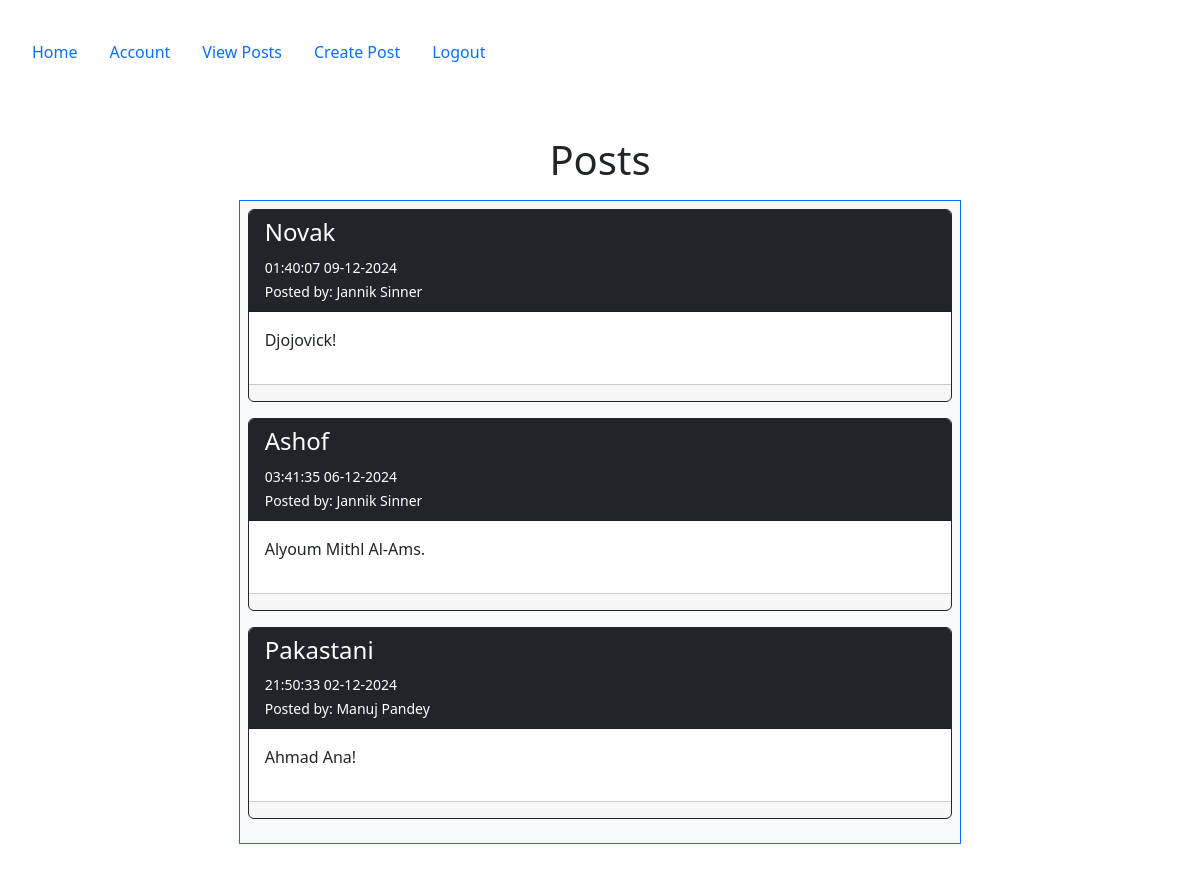
Screenshot of /posts (signed in) with the database file from the repository.
### config.py (models this page shows, shortened)
class Post(db.Model):
   __tablename__ = 'posts'
   id = db.Column(db.Integer, primary_key=True)
   userid = db.Column(db.Integer, db.ForeignKey('users.id'))
   created = db.Column(db.DateTime, nullable=False, default=datetime.utcnow)
   title_encrypted = db.Column(db.LargeBinary, nullable=False)
   body_encrypted = db.Column(db.LargeBinary, nullable=False)
   user = db.relationship("User", back_populates="posts")
   @staticmethod
   def derive_key(salt):
       return base64.urlsafe_b64encode(salt.encode('utf-8').ljust(32)[:32])
   @staticmethod
   def decrypt(data, key):
       fernet = Fernet(key)
       return fernet.decrypt(data).decode('utf-8')

class User(db.Model, UserMixin):
    __tablename__ = 'users'
    id = db.Column(db.Integer, primary_key=True)
    email = db.Column(db.String(100), nullable=False, unique=True)
    password = db.Column(db.String(128), nullable=False)
    firstname = db.Column(db.String(100), nullable=False)
    lastname = db.Column(db.String(100), nullable=False)
    phone = db.Column(db.String(100), nullable=False)
    mfa_key = db.Column(db.String(32), nullable=False, default='')  # Store MFA key
    salt = db.Column(db.String(44), nullable=False,default=lambda: base64.urlsafe_b64encode(os.urandom(32)).decode('utf-8'))
    mfa_enabled = db.Column(db.Boolean, nullable=False, default=False)  # Track if MFA is enabled
    role = db.Column(db.String(50), nullable=False, default='end_user')
    posts = db.relationship("Post", order_by=Post.id, back_populates="user")
    log = db.relationship("Log", uselist=False, back_populates="user")
    is_deleted = db.Column(db.Boolean, nullable=False, default=False)

### posts/views.py (the view)
@posts_bp.route('/posts')
@login_required
def posts():
    if current_user.role in ['db_admin', 'sec_admin']:
        abort(403)
    all_posts = Post.query.order_by(desc('id')).all()
    decrypted_posts = []
    for post in all_posts:
        try:
            encryption_key = Post.derive_key(post.user.salt)
            decrypted_post = {
                "id": post.id,
                "title": Post.decrypt(post.title_encrypted, encryption_key),
                "body": Post.decrypt(post.body_encrypted, encryption_key),
                "created": post.created,
                "user": post.user,
            }
            decrypted_posts.append(decrypted_post)
        except Exception as e:
            print(f"Decryption failed for Post ID {post.id}: {str(e)}")
            flash(f"Unable to decrypt Post ID {post.id}.", "danger")
    return render_template('posts/posts.html', posts=decrypted_posts)

### app.py (called while the page is built, shortened)
@login_manager.user_loader
def load_user(user_id):
    return User.query.get(int(user_id))

@app.before_request
def restrict_access_and_waf_function_name():
    excluded_routes = ['firewall_error', 'static']
    if request.endpoint in excluded_routes:
        return  # Skip the check for these routes
    path = request.path
    query = request.query_string.decode("utf-8")
    combined_request_data = f"{path} {query}"
    print(f"Combined Request Data: {combined_request_data}")
    for attack_type, pattern in waf_rules.items():
        if pattern.search(combined_request_data):
            print(f"Detected Attack Type: {attack_type} | Data: {combined_request_data}")
            flash(f"Attack detected: {attack_type}", "danger")
            return redirect(url_for('firewall_error', attack_type=attack_type))

### templates/posts/posts.html (shortened to what this page needs)
{% extends "base.html" %}
{% block content %}
    <div class="container">
        <h1>Posts</h1>
        <div class="p-2 row">
            <div class="col-2"></div>
            <div class="col-8">
                <div class="p-2 bg-light border border-primary" style="text-align: left">
                    {% for post in posts %}
                        <div class="card border border-dark mb-3">
                            <div class="card-header bg-dark text-white">
                                <h4>{{ post.title }}</h4>
                                <small>{{ post.created.strftime('%H:%M:%S %d-%m-%Y') }}</small>
                                <br>
                                <small>
                                    Posted by: {{ post.user.firstname }} {{ post.user.lastname }}
                                </small>
                            </div>
                            <div class="card-body">
                                <p>{{ post.body }}</p>
                            </div>
                            <div class="card-footer">
                            </div>
                        </div>
                    {% else %}
                        <div class="alert alert-warning text-center">
                            <strong>No posts available. Be the first to create one!</strong>
                        </div>
                    {% endfor %}
                </div>
            </div>
            <div class="col-2"></div>
        </div>
    </div>
{% endblock %}

### rows the page displays
Post: created "01:40:07 09-12-2024"
User: user.firstname "Jannik" "Jannik", user.lastname "Sinner" "Sinner"
Post: created "03:41:35 06-12-2024"
Post: created "21:50:33 02-12-2024"
User: user.firstname "Manuj", user.lastname "Pandey"

### other values shown
{{ post.title }} "Novak" "Ashof" "Pakastani"
{{ post.body }} "Djojovick!" "Alyoum Mithl Al-Ams." "Ahmad Ana!"
